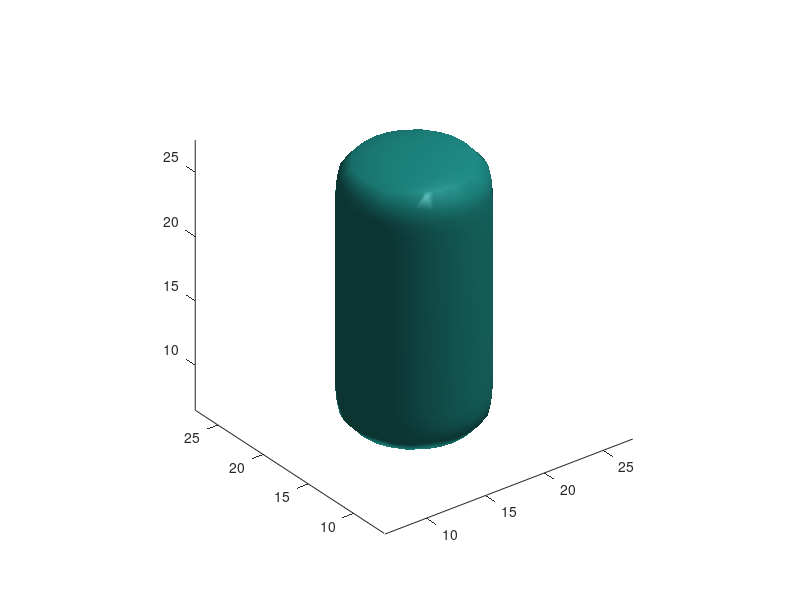

Source code (MATLAB):

clear all;

nx = 33;
ny = 33;
nz = 33;
xs = linspace(-3,3,nx);
ys = linspace(-3,3,ny);
zs = linspace(-3,3,nz);

[xs,ys,zs] = ndgrid(xs,ys,zs);
% [xs,ys,zs] = meshgrid(xs,ys,zs);

a = 1.0;
b = 1.0;
c = 2.0;
alpha = 2.0;
beta = 2.0;
gamma = 16.0;

phis = (xs/a).^alpha + (ys/b).^beta + (zs/c).^gamma - 1;

% phis = zeros(nx,ny,nz);
% for i = 1:nx
% for j = 1:ny
% for k = 1:nz
	% phis(i,j,k) = (xs(i)/a)^alpha + (ys(j)/b)^beta + (zs(k)/c)^gamma - 1;
% end
% end
% end

figure;
% isosurface(xs,ys,zs,phis, 0);
isosurface(phis, 0);
axis equal;



